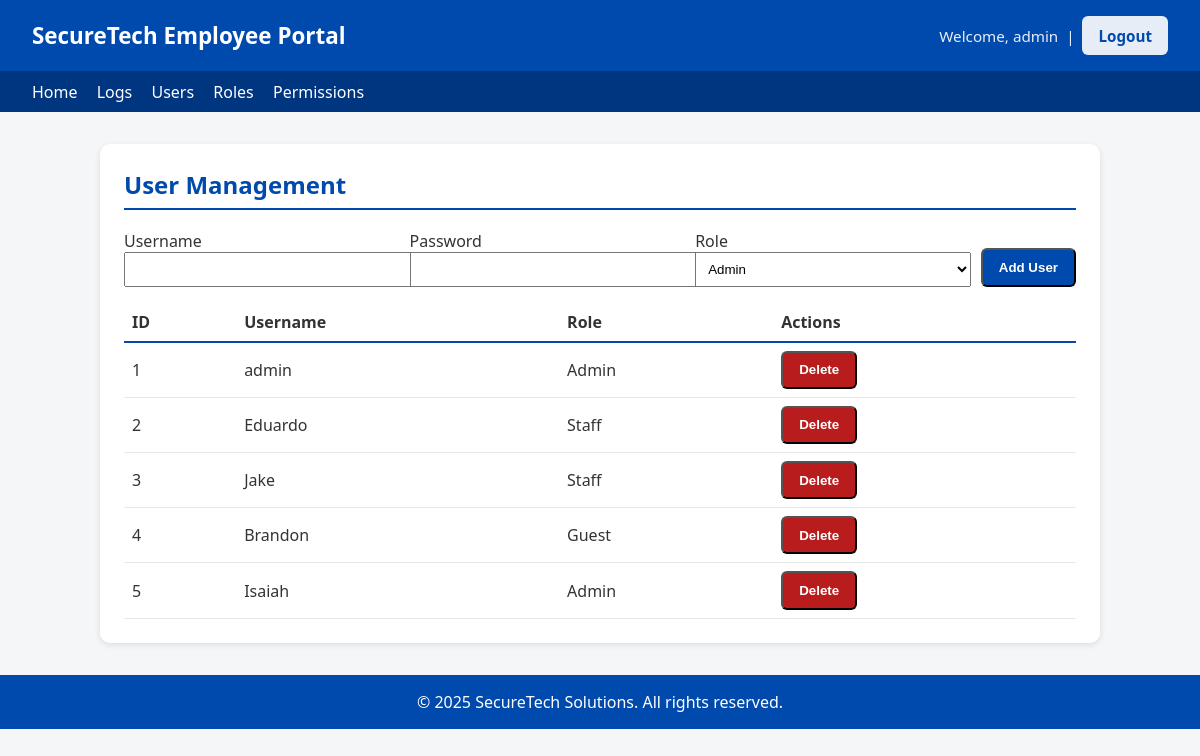
The page /users (signed in) on the database as committed earlier.
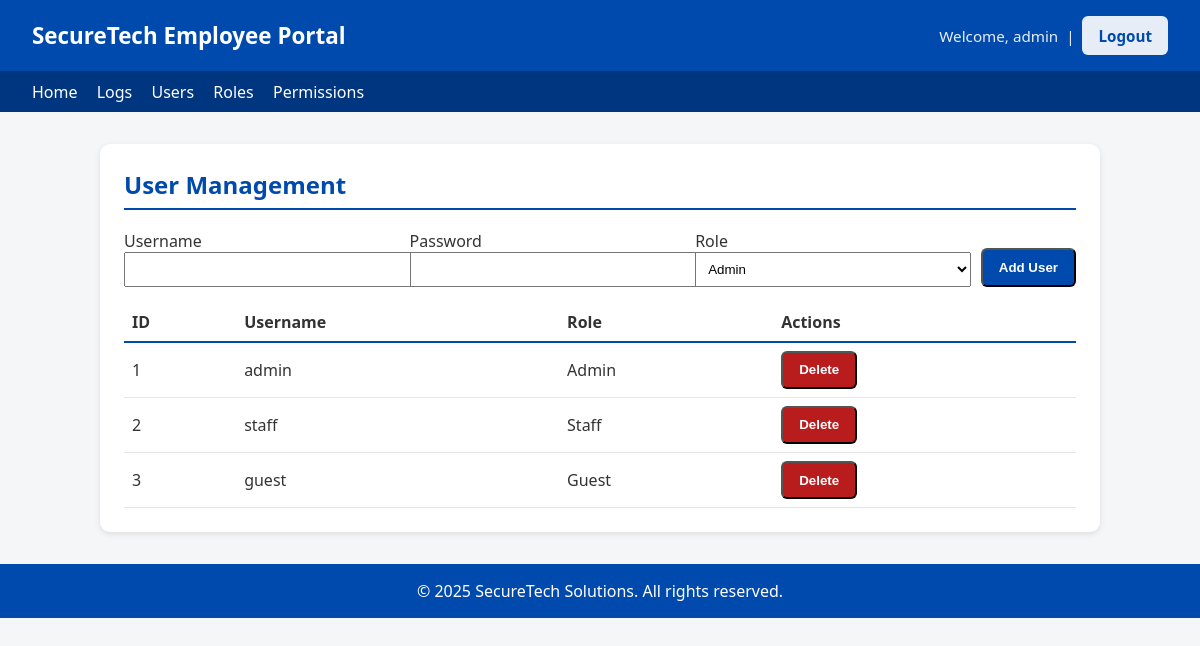
The same page on the database as committed later.
### tables this page shows
CREATE TABLE users
                 (id INTEGER PRIMARY KEY, username TEXT UNIQUE, password TEXT, role_id INTEGER);

CREATE TABLE roles 
                (id INTEGER PRIMARY KEY, name TEXT UNIQUE);

### routes.py (the view)
@router.get("/users", response_class=HTMLResponse)
async def manage_users_get(request: Request, user: dict= Depends(get_current_user), conn: sqlite3.Connection = Depends(get_db)):
    role, perms = await _role_and_perms(user, conn)
    if not perms["manage_users"]:
        log_access(conn, user["id"], "Attempted access to /users", 0)
        raise HTTPException(status_code=403, detail="Permission denied")
    c = conn.cursor()
    users = c.execute("SELECT u.id, u.username, r.name as role FROM users u JOIN roles r on u.role_id = r.id").fetchall()
    roles = c.execute("SELECT * FROM roles").fetchall()
    return templates.TemplateResponse("users.html", {"request": request, "users": users, "roles": roles, "permissions": perms, "username": user["username"], "nav": build_nav(role, admin_mode=True), "title": "Manage Users"})

### templates/users.html (shortened to what this page needs)
{% extends "base.html" %}
{% block content %}
<section>
    <h2>User Management</h2>
    <form method="post" action="/users" style="display: grid; grid-template-columns: 1fr 1fr 1fr auto; gap: .6rem; align-items: end; margin-bottom: 1rem;">
        <div>
            <label>Username</label>
            <input type="text" name="username" required style="width: 100%; padding: .5rem;" />
        </div>
        <div>
            <label>Password</label>
            <input type="password" name="password" required style="width: 100%; padding: .5rem;" />
        </div>
        <div>
            <label>Role</label>
            <select name="role_id" required style="width: 100%; padding: .5rem;">
                {% for role in roles %}
                    <option value="{{ role.id }}">{{ role.name }}</option>
                {% endfor %}
            </select>
        </div>
            <button class="btn" type="submit">Add User</button>
    </form>
    <div style="overflow: auto;">
        <table style="width: 100%; border-collapse: collapse;">
            <thread>
                <tr>
                    <th style="text-align: left; padding: .5rem; border-bottom: 2px solid #004aad;">ID</th>
                    <th style="text-align: left; padding: .5rem; border-bottom: 2px solid #004aad;">Username</th>
                    <th style="text-align: left; padding: .5rem; border-bottom: 2px solid #004aad;">Role</th>
                    <th style="text-align: left; padding: .5rem; border-bottom: 2px solid #004aad;">Actions</th>
                </tr>
            </thread>
            <tbody>
                {% for user in users %}
                <tr>
                    <td style="padding: .5rem; border-bottom: 1px solid #e5e7eb;">{{ user.id }}</td>
                    <td style="padding: .5rem; border-bottom: 1px solid #e5e7eb;">{{ user.username }}</td>
                    <td style="padding: .5rem; border-bottom: 1px solid #e5e7eb;">{{ user.role }}</td>
                    <td style="padding: .5rem; border-bottom: 1px solid #e5e7eb;">
                        <form method="post" action="/users" onsubmit="return confirm('Delete user {{ user.username}}?');" style="display: inline;">
                            <button class="btn" type="submit" style="background: #b91c1c;">Delete</button>
                        </form>
                    </td>
                </tr>
                {% endfor %}
            </tbody>
        </table>
    </div>
</section>
{% endblock %}

### templates/base.html (shortened to what this page needs)
<!DOCTYPE html>
<html lang="en">
    <head>
    </head>
    <body>
        <header>
            <h1>{{ header_title or "SecureTech Employee Portal" }}</h1>
            <div class="who">
                {% if username %}Welcome, {{ username }}{% endif %}
                {% if username %} &nbsp;|&nbsp; {% endif %}
                <a href="/logout" class="btn" style="background: #fff; color: #004aad;">Logout</a>
            </div>
        </header>
        <nav>
            {% if nav %}
                {% for item in nav %}
                    <a href="{{ item.href }}">{{ item.label }}</a>
                {% endfor %}
            {% else %}
                <a href="/company">Company</a>
            {% endif %}
        </nav>
        <main>
            {% block content %}{% endblock %}
        </main>
        <footer>
            &copy; 2025 SecureTech Solutions. All rights reserved.
        </footer>
    </body>
</html>

### templates/base.html (style rules this page uses)
body { font-family: "Segoe UI", Tahoma, Geneva, Verdana, sans-serif; margin: 0; background: #f4f6f8; color: #333; }
header { background: #004aad; color: #fff; padding: 1rem 2rem; display: flex; justify-content:space-between; align-items: center; }
header h1 { margin: 0; font-size: 1.4rem; }
header .who { opacity: .9; font-size: .95rem; }
nav { background: #003580; padding: .6rem 2rem; display: flex; gap:1.2rem; flex-wrap: wrap; }
nav a { color: #fff; text-decoration: none; font-weight: 500; }
main { max-width: 1000px; margin: 2rem auto; padding: 0 2rem; }
section { background: #fff; border-radius: 10px; box-shadow: 0 2px 6px rgba(0,0,0,.1); padding: 1.5rem; }
section h2 { color: #004aad; border-bottom: 2px solid #004aad; padding-bottom: .4rem; margin-top:0 ; }
footer { background: #004aad; color: #fff; text-align: center; padding: 1rem; margin-top: 2rem; }
.btn { display: inline-block; background: #004aad; color: #fff; padding: .6rem 1rem; border-radius: 6px ; text-decoration: none; font-weight: 600; }

Rows that differ between the two databases and show on the page:
removed users: id "4", username "Brandon", role "Guest"
removed users: id "5", username "Isaiah", role "Admin"
changed users "Staff": username "Eduardo" → "staff"
changed users id 3: username "Jake" → "guest"; role "Staff" → "Guest"
